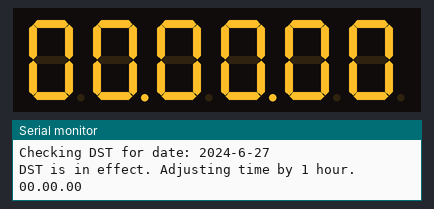
Simulated run of this sketch. Board: Arduino MKR. Shown: 6-digit seven-segment display, the last lines printed to the serial monitor. WiFi joins after 1.5 s; servers stay silent unless stated; network time is answered at once with the bench clock; the local clock reads 2024-03-15 10:24:30 at power-on unless the sketch sets it.

Above: at 6.6 s.
At 9.7 s:
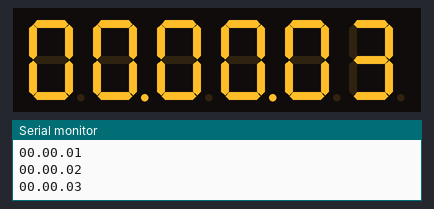
At 13.9 s:
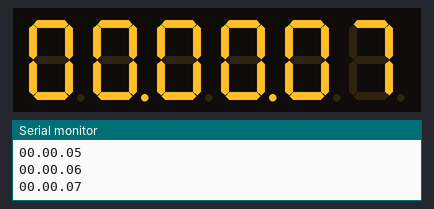
At 22.1 s:
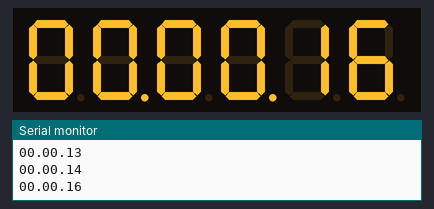
At 30.4 s:
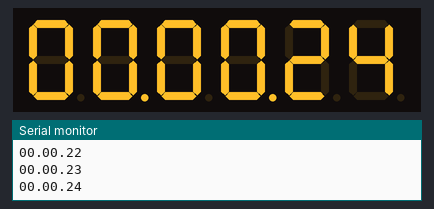
At 38.6 s:
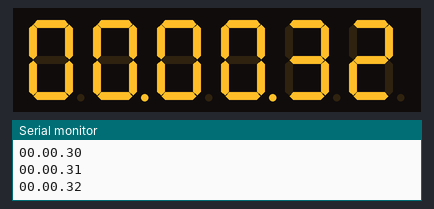

Measured:
- what the display in image 0 shows lasts 1.0 s, from 6.6 s to 7.6 s

The sketch:

auto-clock-manual-setdate.ino
```cpp
// 5 digit 7 segment display TM 1637
#include <RTCZero.h>
#include <Arduino.h>
#include <TM1637TinyDisplay6.h>  // Include 6-Digit Display Class Header
#include <WiFiNINA.h>
#include <NTPClient.h>
#include <WiFiUdp.h>

// Define Digital Pins for the TM1637 display
#define CLK 7
#define DIO 8

TM1637TinyDisplay6 display(CLK, DIO);  // 6-Digit Display Class

// Create an rtc object
RTCZero rtc;

// WiFi credentials
const char* ssid     = " ";
const char* password = " ";

// Eastern Time offset in seconds (UTC-5 hours)
const long utcOffsetInSeconds = -5 * 3600;
const long dstOffsetInSeconds = 3600;  // Additional offset for DST (1 hour)

// NTP client
WiFiUDP ntpUDP;
NTPClient timeClient(ntpUDP, "pool.ntp.org", utcOffsetInSeconds, 60000); // Adjust the time offset as needed

void setup() {
  Serial.begin(9600);

  // Initialize WiFi and connect
  while (WiFi.status() != WL_CONNECTED) {
    Serial.print("Connecting to ");
    Serial.print(ssid);
    Serial.print(" ...");
    WiFi.begin(ssid, password);
    delay(5000);
  }
  Serial.println("Connected to WiFi");

  // Initialize NTP Client
  timeClient.begin();
  timeClient.update();

  // Initialize RTC
  rtc.begin();

  // Set RTC time to June 27, 2024
  setRTCTime();

  display.setBrightness(BRIGHT_HIGH);
}

void loop() {
  // Update NTP time periodically
  timeClient.update();

  // Set RTC time from NTP every minute
  if (rtc.getSeconds() == 0) {
    syncRTCWithNTP();
  }

  // Read current time from RTC
  int hours = rtc.getHours();
  int minutes = rtc.getMinutes();
  int seconds = rtc.getSeconds();

  // Create a single number representing HHMMSS
  int timeNumber = (hours * 10000) + (minutes * 100) + seconds;

  // Define the dots bitmask for HH.MM.SS format without the last dot
  uint8_t dots = 0b01010000; // Dots between HH, MM, but not after SS

  // Display the time with dots
  display.showNumberDec(timeNumber, dots, true);

  // Optional: Print to serial for debugging
  Serial.print(hours < 10 ? "0" : ""); Serial.print(hours); Serial.print(".");
  Serial.print(minutes < 10 ? "0" : ""); Serial.print(minutes); Serial.print(".");
  Serial.print(seconds < 10 ? "0" : ""); Serial.println(seconds);

  delay(1000); // Update display every second
}

void syncRTCWithNTP() {
  long offset = utcOffsetInSeconds;

  // Check if DST is in effect and adjust offset
  if (isDST()) {
    offset += dstOffsetInSeconds;
    Serial.println("DST is in effect. Adjusting time by 1 hour.");
  } else {
    Serial.println("DST is not in effect.");
  }

  timeClient.setTimeOffset(offset);
  timeClient.update();

  rtc.setHours(timeClient.getHours());
  rtc.setMinutes(timeClient.getMinutes());
  rtc.setSeconds(timeClient.getSeconds());
}

bool isDST() {
  // Simple DST rules for North America:
  // DST starts on the second Sunday in March at 2:00 AM
  // DST ends on the first Sunday in November at 2:00 AM

  int month = rtc.getMonth();
  int day = rtc.getDay();
  int year = rtc.getYear() + 2000;

  Serial.print("Checking DST for date: ");
  Serial.print(year);
  Serial.print("-");
  Serial.print(month);
  Serial.print("-");
  Serial.println(day);

  if (month < 3 || month > 11) {
    return false;  // Not DST
  }
  if (month > 3 && month < 11) {
    return true;   // DST
  }

  int dayOfWeek = calculateDayOfWeek(day, month, year);

  if (month == 3) {
    return (day - dayOfWeek >= 7); // Second Sunday or later in March
  }
  if (month == 11) {
    return (day - dayOfWeek < 0);  // Before the first Sunday in November
  }

  return false;
}

// Zeller's Congruence algorithm to calculate the day of the week
int calculateDayOfWeek(int day, int month, int year) {
  if (month < 3) {
    month += 12;
    year -= 1;
  }
  int K = year % 100;
  int J = year / 100;
  int dayOfWeek = (day + (13 * (month + 1)) / 5 + K + K / 4 + J / 4 + 5 * J) % 7;
  return (dayOfWeek + 5) % 7 + 1; // Adjust to make Sunday = 1
}

void setRTCTime() {
  // Set date and time to June 27, 2024, 00:00:00
  rtc.setTime(0, 0, 0);  // Set time to 00:00:00
  rtc.setDate(27, 6, 24);  // Set date to 27 June 2024 (year is last two digits)
}
```
